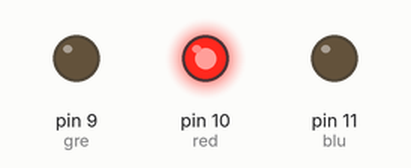
Bench run of a sketch on a simulated Arduino Uno, built with avr-gcc and run on an emulated ATmega328P. Shown: output pins drawn as LEDs (lit = HIGH).

Above: at 0.05 s.
At 0.95 s:
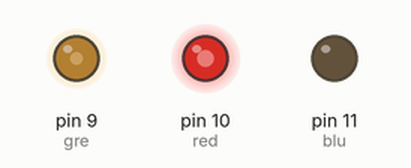
At 1.85 s:
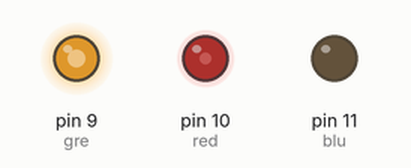
At 3.65 s:
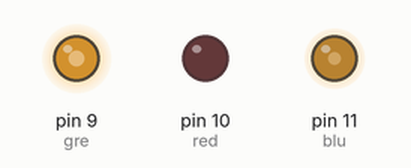
At 5.45 s:
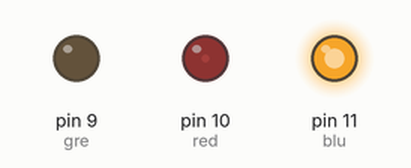
At 7.3 s:
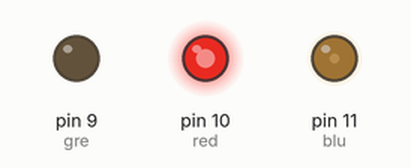
Timing chart, 0 to 10.1 s (numbered marks = the images above):
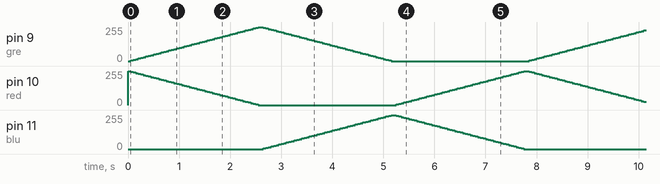

The sketch:

UP_DOWN_1.ino.ino
```cpp
//Aesirlk
//A simple setup on arduino to make 3 RGB led to fade in and out simultaneously


const int blu = 11;
const int red = 10;
const int gre = 9;
int i;

void setup() {
 //pinMode(red, OUTPUT);
 //pinMode(gre, OUTPUT);
 //pinMode(blu, OUTPUT);
}

void loop() {

  for (int i = 0; i<= 255; i+= 5){
    analogWrite(red, 255 - i);
    analogWrite (gre, i);
    delay(50);
  }

  for (int i = 0; i<= 255; i+= 5){
    analogWrite(gre, 255 - i);
    analogWrite (blu, i);
    delay(50);
  }

  for (int i = 0; i<= 255; i+= 5){
    analogWrite(blu, 255 - i);
    analogWrite(red,i);
    delay(50);
  }


}
```
